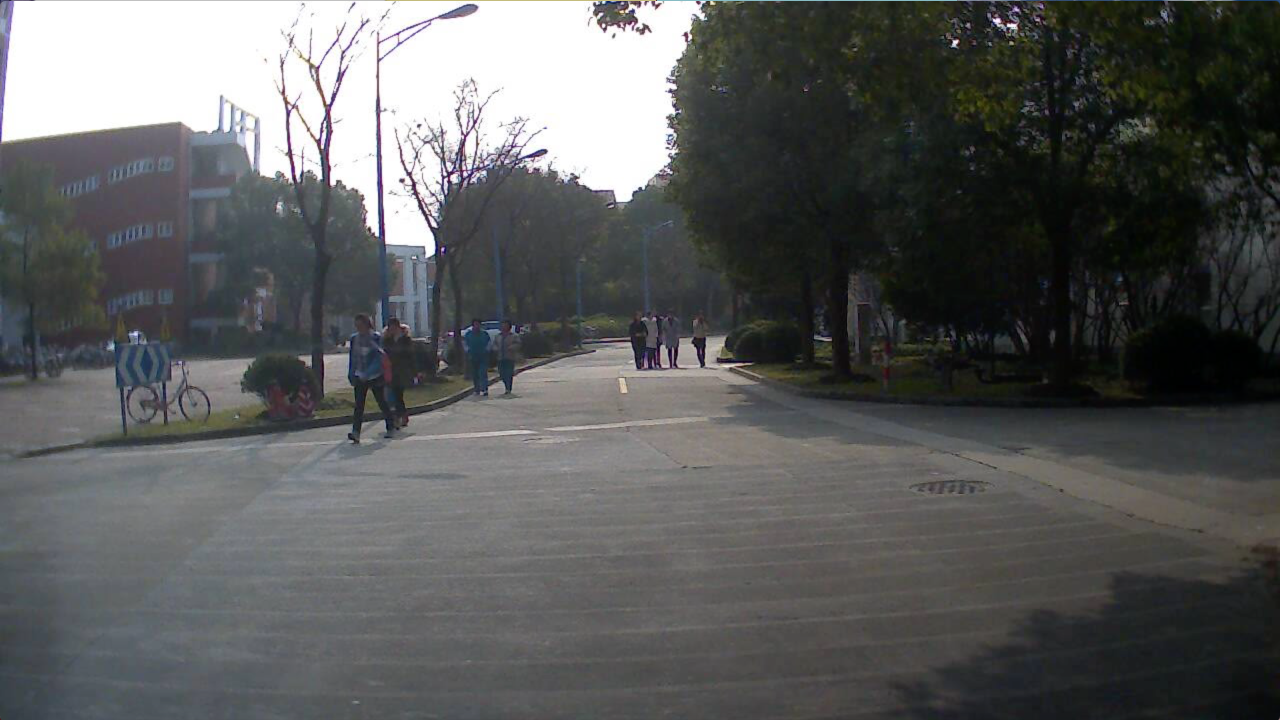
#> input picture PROTOTYPE/pedestrian _detection/test_pedestrian.jpg, 2560 x 1440 px (shown at 1/2 size)
$ python -i pedestrian_detection_video.py   (imports and definitions only)
#> lines starting #> are read from the running program, lines starting #| are printed output that depends on the picture
#> further down, picture is the input picture: shape (1440, 2560, 3); mean B, G, R 91.5, 91.7, 90.5
import numpy as np
import cv2
import imageio

# [1 line not run here, left out]
import imutils
import matplotlib.image as mpimg
from imutils.object_detection import non_max_suppression
from moviepy.editor import *


def pedestrian_detection_image(image):
    hog = cv2.HOGDescriptor()
    hog.setSVMDetector(cv2.HOGDescriptor_getDefaultPeopleDetector())
    imshape = image.shape
#> imshape = (1440, 2560, 3)

    # image = mpimg.imread("webwxgetmsgimg.jpeg")
    image = imutils.resize(image, width=min(400, image.shape[1]))
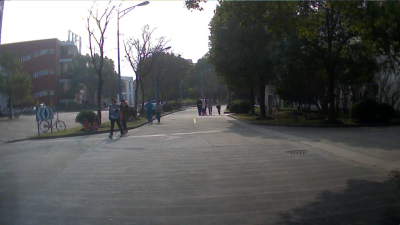
#> image: shape (225, 400, 3); mean of channels 0, 1, 2 91.5, 91.7, 90.5; drawn as B, G, R
    orig = image.copy()

    # detect people in the image
    (rects, weights) = hog.detectMultiScale(image, hitThreshold=0.01, winStride=(4, 4),
                                            padding=(8, 8), scale=1.05)
#> rects = (); weights = ()

    # draw the original bounding boxes
    for (x, y, w, h) in rects:
        cv2.rectangle(orig, (x, y), (x + w, y + h), (0, 0, 255), 2)
#> this loop made 0 passes

    # apply non-maxima suppression to the bounding boxes using a
    # fairly large overlap threshold to try to maintain overlapping
    # boxes that are still people
    rects = np.array([[x, y, x + w, y + h] for (x, y, w, h) in rects])
#> rects = empty array
    pick = non_max_suppression(rects, probs=None, overlapThresh=0.65)
#> pick = []

    # draw the final bounding boxes
    for (xA, yA, xB, yB) in pick:
        cv2.rectangle(image, (xA, yA), (xB, yB), (0, 255, 0), 2)

    # show some information on the number of bounding boxes
    '''
    filename = imagePath[imagePath.rfind("/") + 1:]
    print("[INFO] {}: {} original boxes, {} after suppression".format(
        filename, len(rects), len(pick)))
    print("time:", end - start)
    '''

    # show the output images
    # cv2.imshow("Before NMS", orig)
    cv2.imshow("After NMS", image)
    # print ("finished")
    # cv2.waitKey(0)
    image = imutils.resize(image, width=imshape[1], height=imshape[0])
#> image: shape (1440, 2560, 3)

    return image


white_output = 'result4pedes.mp4'
# [1 line that did not run here, left out]
# [1 line that did not run here, left out]
# [1 line that did not run here, left out]
# [1 line not run here, left out]

>>> import cv2
>>> picture = cv2.imread('test_pedestrian.jpg')
>>> result = pedestrian_detection_image(picture)
